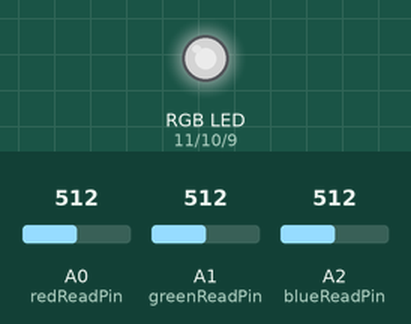
Recording of a sketch running on a simulated Arduino Uno, built with avr-gcc and run on an emulated ATmega328P. On the bench: an RGB LED mixed from three pins (HIGH = lit). Inputs (shaded band) come from the test bench; at power-on: A0 (redReadPin) = 512, A1 (greenReadPin) = 512, A2 (blueReadPin) = 512. Dim RGB values are drawn brighter than linear.

Above: at 1.2 s.
1.3 s: A0 (redReadPin) set to 716
At 1.6 s:
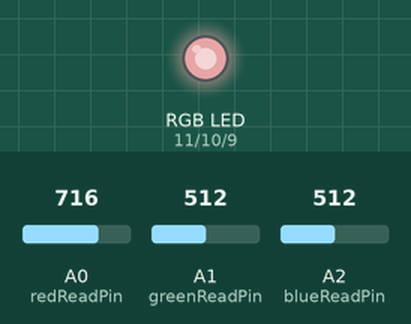
2.8 s: A1 (greenReadPin) set to 716
At 3.9 s:
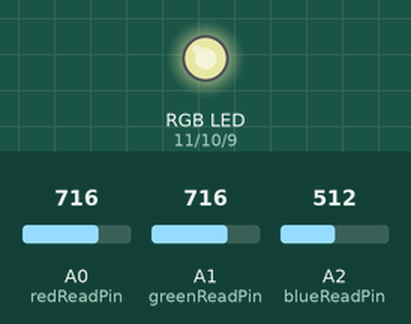
4.3 s: A2 (blueReadPin) set to 716
At 5.0 s:
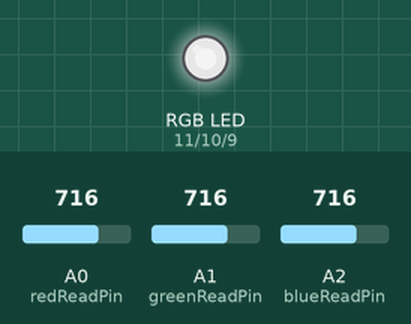
5.8 s: A0 (redReadPin) set to 900
At 6.2 s:
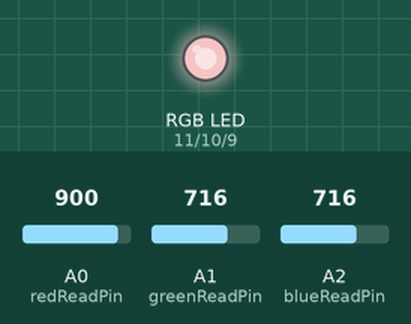
7.3 s: A1 (greenReadPin) set to 900
At 8.5 s:
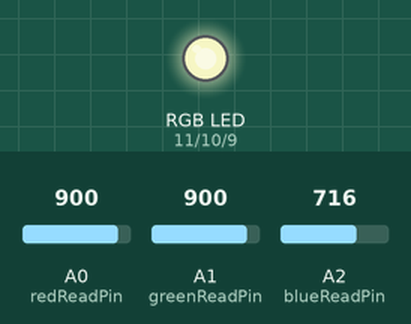
8.8 s: A2 (blueReadPin) set to 900
At 9.7 s:
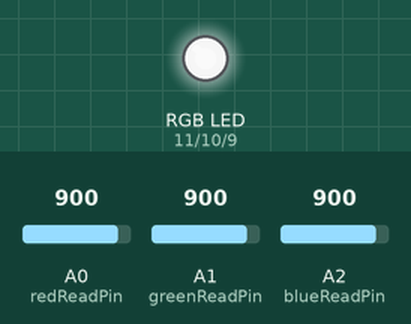
Timing chart, 0 to 11.3 s (numbered marks = the images above; inputs shaded):
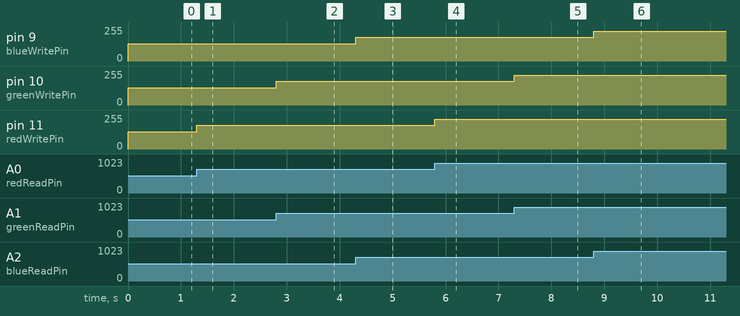

Measured:
- after the input at 1.3 s, pin 11 (redWritePin): 128/255 → 179/255 at once
- after the input at 2.8 s, pin 10 (greenWritePin): 128/255 → 179/255 at once
- after the input at 4.3 s, pin 9 (blueWritePin): 128/255 → 179/255 at once
- after the input at 5.8 s, pin 11 (redWritePin): 179/255 → 225/255 at once
- after the input at 7.3 s, pin 10 (greenWritePin): 179/255 → 225/255 at once
- after the input at 8.8 s, pin 9 (blueWritePin): 179/255 → 225/255 at once

The sketch:

RGBcontroller.ino
```cpp
// Written by WubsyWibbles for Printables.com project
// Created November 24, 2024

// pin definitions
// 14-16 are A0-A2 (analog)
int redReadPin = 14;
int greenReadPin = 15;
int blueReadPin = 16;
// 9-11 are D9-D11 (digital)
int redWritePin = 11;
int greenWritePin = 10;
int blueWritePin = 9;

// variables for each channel's birghtness
int redValue = 0;
int greenValue = 0;
int blueValue = 0;

void setup() {
  // set analog pins as inputs, digital as outputs
  pinMode(redReadPin, INPUT);
  pinMode(greenReadPin, INPUT);
  pinMode(blueReadPin, INPUT);
  pinMode(redWritePin, OUTPUT);
  pinMode(greenWritePin, OUTPUT);
  pinMode(blueWritePin, OUTPUT);
}

void loop() {
  // analogRead() returns a value from 0-1023 while
  // analogWrite() requires a value from 0-255
  // therefore each raw value will be divided by 4
  // before being written to the output pin
  redValue = (analogRead(redReadPin) / 4);
  analogWrite(redWritePin, redValue);
  greenValue = (analogRead(greenReadPin) / 4);
  analogWrite(greenWritePin, greenValue);
  blueValue = (analogRead(blueReadPin) / 4);
  analogWrite(blueWritePin, blueValue);
}
```
